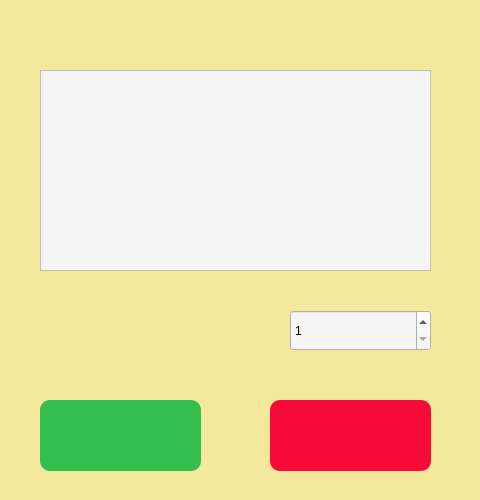
<?xml version="1.0" encoding="UTF-8"?>
<ui version="4.0">
 <class>notesWindow</class>
 <widget class="QMainWindow" name="notesWindow">
  <property name="geometry">
   <rect>
    <x>0</x>
    <y>0</y>
    <width>480</width>
    <height>500</height>
   </rect>
  </property>
  <property name="minimumSize">
   <size>
    <width>480</width>
    <height>500</height>
   </size>
  </property>
  <property name="maximumSize">
   <size>
    <width>480</width>
    <height>500</height>
   </size>
  </property>
  <property name="windowTitle">
   <string>Adicionar Lembrete</string>
  </property>
  <property name="styleSheet">
   <string notr="true">background-color: rgb(244, 232, 157);</string>
  </property>
  <widget class="QWidget" name="centralwidget">
   <widget class="QLabel" name="label">
    <property name="geometry">
     <rect>
      <x>90</x>
      <y>20</y>
      <width>271</width>
      <height>31</height>
     </rect>
    </property>
    <property name="text">
     <string/>
    </property>
    <property name="pixmap">
     <pixmap>conteúdo.png</pixmap>
    </property>
    <property name="scaledContents">
     <bool>true</bool>
    </property>
   </widget>
   <widget class="QLabel" name="label_2">
    <property name="geometry">
     <rect>
      <x>40</x>
      <y>310</y>
      <width>211</width>
      <height>41</height>
     </rect>
    </property>
    <property name="text">
     <string/>
    </property>
    <property name="pixmap">
     <pixmap>periododeduracao.png</pixmap>
    </property>
    <property name="scaledContents">
     <bool>true</bool>
    </property>
   </widget>
   <widget class="QPushButton" name="confirmButton">
    <property name="geometry">
     <rect>
      <x>40</x>
      <y>400</y>
      <width>161</width>
      <height>71</height>
     </rect>
    </property>
    <property name="cursor">
     <cursorShape>PointingHandCursor</cursorShape>
    </property>
    <property name="styleSheet">
     <string notr="true">QPushButton{
	border-radius:10px;
	background-color: rgb(52, 190, 78);

}

QPushButton:hover{
	background-color: rgb(54, 215, 96);
}
</string>
    </property>
    <property name="text">
     <string/>
    </property>
    <property name="icon">
     <iconset>
      <normaloff>confirmar_addwindow.png</normaloff>confirmar_addwindow.png</iconset>
    </property>
    <property name="iconSize">
     <size>
      <width>100</width>
      <height>100</height>
     </size>
    </property>
   </widget>
   <widget class="QTextEdit" name="textEdit">
    <property name="geometry">
     <rect>
      <x>40</x>
      <y>70</y>
      <width>391</width>
      <height>201</height>
     </rect>
    </property>
    <property name="styleSheet">
     <string notr="true">background-color: rgb(245, 245, 245);
font: 18pt &quot;MS Shell Dlg 2&quot;;</string>
    </property>
   </widget>
   <widget class="QPushButton" name="cancelButton">
    <property name="geometry">
     <rect>
      <x>270</x>
      <y>400</y>
      <width>161</width>
      <height>71</height>
     </rect>
    </property>
    <property name="cursor">
     <cursorShape>PointingHandCursor</cursorShape>
    </property>
    <property name="styleSheet">
     <string notr="true">QPushButton{
	border-radius:10px;
	background-color: rgb(246, 11, 56);

}

QPushButton:hover{
	background-color: rgb(250, 43, 59);
}
</string>
    </property>
    <property name="text">
     <string/>
    </property>
    <property name="icon">
     <iconset>
      <normaloff>cancelar_addwindow.png</normaloff>cancelar_addwindow.png</iconset>
    </property>
    <property name="iconSize">
     <size>
      <width>90</width>
      <height>90</height>
     </size>
    </property>
   </widget>
   <widget class="QSpinBox" name="dateNumbers">
    <property name="geometry">
     <rect>
      <x>290</x>
      <y>310</y>
      <width>141</width>
      <height>41</height>
     </rect>
    </property>
    <property name="styleSheet">
     <string notr="true">background-color: rgb(245, 245, 245);
font: 18pt &quot;MS Shell Dlg 2&quot;;</string>
    </property>
    <property name="minimum">
     <number>1</number>
    </property>
    <property name="maximum">
     <number>30</number>
    </property>
   </widget>
   <widget class="QLabel" name="label_3">
    <property name="geometry">
     <rect>
      <x>350</x>
      <y>10</y>
      <width>41</width>
      <height>41</height>
     </rect>
    </property>
    <property name="text">
     <string/>
    </property>
    <property name="pixmap">
     <pixmap>7830644_pencil_icon.png</pixmap>
    </property>
    <property name="scaledContents">
     <bool>true</bool>
    </property>
   </widget>
  </widget>
 </widget>
 <resources/>
 <connections>
  <connection>
   <sender>cancelButton</sender>
   <signal>clicked()</signal>
   <receiver>notesWindow</receiver>
   <slot>close()</slot>
   <hints>
    <hint type="sourcelabel">
     <x>350</x>
     <y>435</y>
    </hint>
    <hint type="destinationlabel">
     <x>239</x>
     <y>249</y>
    </hint>
   </hints>
  </connection>
 </connections>
</ui>
